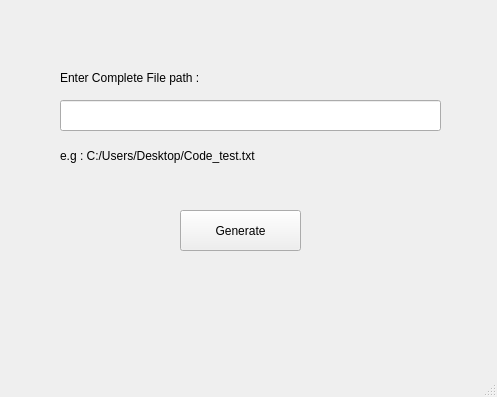
<?xml version="1.0" encoding="UTF-8"?>
<ui version="4.0">
 <class>MainWindow</class>
 <widget class="QMainWindow" name="MainWindow">
  <property name="geometry">
   <rect>
    <x>0</x>
    <y>0</y>
    <width>497</width>
    <height>397</height>
   </rect>
  </property>
  <property name="windowTitle">
   <string>MainWindow</string>
  </property>
  <widget class="QWidget" name="centralwidget">
   <widget class="QLineEdit" name="lineEdit">
    <property name="geometry">
     <rect>
      <x>60</x>
      <y>100</y>
      <width>381</width>
      <height>31</height>
     </rect>
    </property>
    <property name="text">
     <string/>
    </property>
   </widget>
   <widget class="QLabel" name="label_2">
    <property name="geometry">
     <rect>
      <x>60</x>
      <y>70</y>
      <width>271</width>
      <height>16</height>
     </rect>
    </property>
    <property name="text">
     <string>Enter Complete File path :</string>
    </property>
   </widget>
   <widget class="QPushButton" name="parse">
    <property name="geometry">
     <rect>
      <x>180</x>
      <y>210</y>
      <width>121</width>
      <height>41</height>
     </rect>
    </property>
    <property name="text">
     <string>Generate</string>
    </property>
   </widget>
   <widget class="QLabel" name="label">
    <property name="geometry">
     <rect>
      <x>60</x>
      <y>140</y>
      <width>351</width>
      <height>31</height>
     </rect>
    </property>
    <property name="text">
     <string>e.g : C:/Users/Desktop/Code_test.txt</string>
    </property>
   </widget>
  </widget>
  <widget class="QMenuBar" name="menubar">
   <property name="geometry">
    <rect>
     <x>0</x>
     <y>0</y>
     <width>497</width>
     <height>20</height>
    </rect>
   </property>
  </widget>
  <widget class="QStatusBar" name="statusbar"/>
 </widget>
 <resources/>
 <connections/>
</ui>
